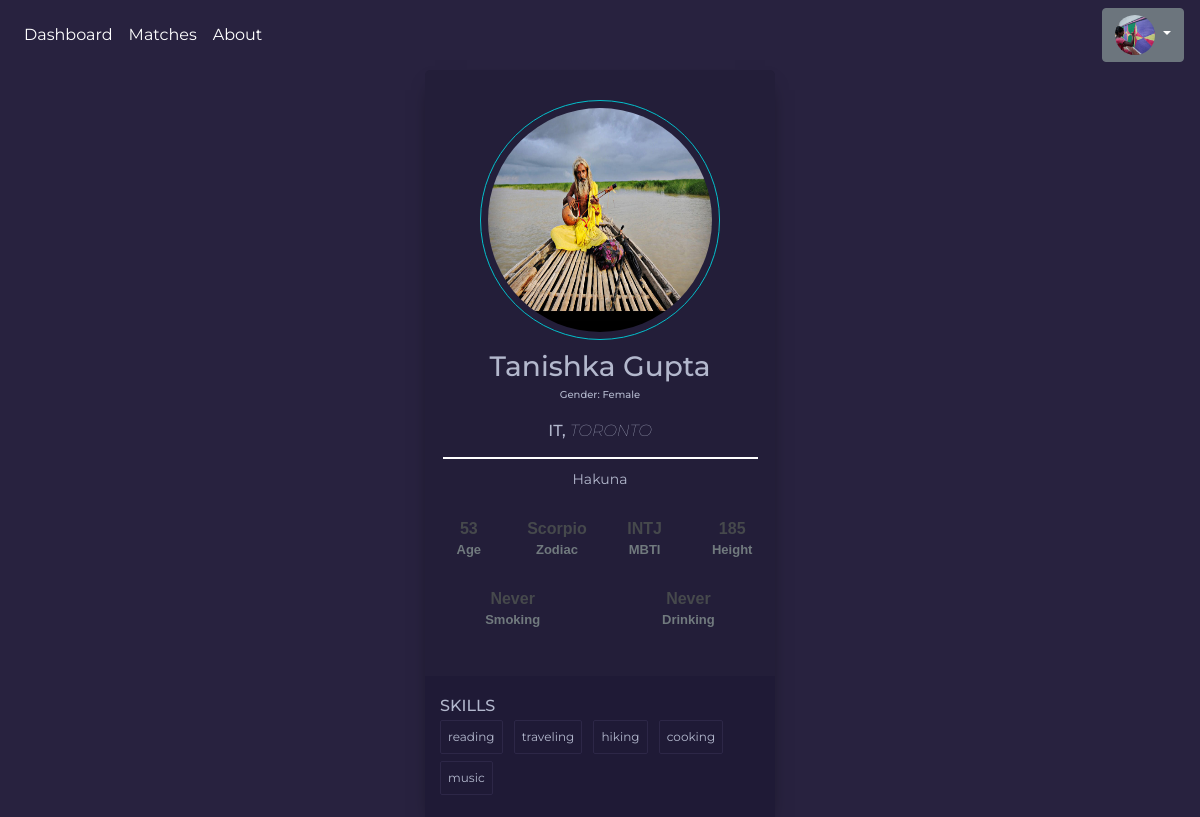
Page /profile/101 on the committed database.
### tables this page shows
CREATE TABLE users (
                user_id INTEGER PRIMARY KEY AUTOINCREMENT,
                name TEXT,
                birth_date TEXT,
                age INTEGER,
                gender TEXT,
                location TEXT,
                interests TEXT,
                smoking TEXT,
                drinking TEXT,
                zodiac_sign TEXT,
                mbti TEXT,
                profession TEXT,
                height INTEGER,
                bio TEXT,
                profile_pic TEXT
            );

### app.py (the view, shortened to what this page needs)
@app.route('/profile/<int:user_id>', methods=['GET', 'POST'])
def display_profile(user_id=1):
    if not is_user_authenticated():
        return redirect(url_for('login'))
    user = db.fetch_user(user_id)
    if not user:
        return "User not found", 404
    return render_template('personalProfile.html',
                           user=user)

### app.py (called while the page is built)
def fetch_logged_in_user_id():
    return fetch_active_user()

@app.context_processor
def inject_user_id_image():
    logged_in_user = db.fetch_user(fetch_logged_in_user_id())
    user_profile_pic_url = f"/static/profile_pics/{logged_in_user.profile_pic}" if logged_in_user.profile_pic else "https://via.placeholder.com/40"
    return dict(fetch_logged_in_user_id=fetch_logged_in_user_id, user_profile_pic_url=user_profile_pic_url)

### flaskr/active_user.py (called while the page is built)
def fetch_active_user():
    if not os.path.exists(SESSION_FILE):
        return None
    with open(SESSION_FILE, 'r') as file:
        user_id = file.read().strip()
        print("User in file", user_id)
    return user_id if user_id else None

def is_user_authenticated():
    return fetch_active_user() is not None

### templates/personalProfile.html (shortened to what this page needs)
<!DOCTYPE html>
<html lang="en">
<head>
    <link rel="stylesheet" href="https://stackpath.bootstrapcdn.com/bootstrap/4.5.2/css/bootstrap.min.css">
    <link rel="stylesheet" href="/static/main.css">
</head>
<body>
{% include 'base.html' %}
<div class="card-container">
	<img class="round" src="/static/profile_pics/{{user.profile_pic}}" alt="user" />
	<h3>{{ user.name }}<p style="font-size: x-small">Gender: {{ user.gender.value }}</p></h3>
    <h6>{{ user.profession }}, <span style="font-style: italic; font-weight: lighter">{{ user.location }}</span></h6>
    <p style="
    margin-left: 5%;
    margin-right: 5%;
    margin-top: 5%;
    border-top: 2px solid white;
    padding-top: 10px">
        {{ user.bio }}
    </p>
    <ul class="data-user">
        <li><a><strong style="font-size: medium">{{ user.age }}</strong>
            <span style="font-size: small">Age</span></a></li>
        <li><a><strong style="font-size: medium">{{ user.zodiac_sign.value }}</strong>
            <span style="font-size: small">Zodiac</span></a></li>
        <li><a><strong style="font-size: medium">{{ user.mbti.value }}</strong>
            <span style="font-size: small">MBTI</span></a></li>
        <li><a><strong style="font-size: medium">{{ user.height }}</strong>
            <span style="font-size: small">Height</span></a></li>
       </ul>
        <ul class="data-user">
            <li><a><strong style="font-size: medium">{{ user.smoking.value }}</strong>
            <span style="font-size: small">Smoking</span></a></li>
        <li><a><strong style="font-size: medium">{{ user.drinking.value }}</strong>
            <span style="font-size: small">Drinking</span></a></li>
        </ul>
	<div class="skills">
		<h6>Skills</h6>
		<ul>
            {% for interest in user.interests %}
            <li>{{ interest }}</li>
            {% endfor %}
        </ul>
	</div>
</div>
</body>
</html>

### static/main.css (style rules this page uses)
* { box-sizing: border-box; }
body { font-family: "Nunito", sans-serif; color: rgba(0, 0, 0, 0.7); }

### templates/personalProfile.html (style rules this page uses)
* { box-sizing: border-box; }
body { background-color: #28223F; font-family: Montserrat, sans-serif; display: flex; align-items: center; justify-content: center; flex-direction: column; min-height: 100vh; margin: 0; }
h3 { margin: 10px 0; }
h6 { margin: 5px 0; text-transform: uppercase; }
p { font-size: 14px; line-height: 21px; }
.card-container { background-color: #231E39; border-radius: 5px; box-shadow: 0px 10px 20px -10px rgba(0, 0, 0, 0.75); color: #B3B8CD; padding-top: 30px; position: relative; width: 350px; max-width: 100%; text-align: center; }
.card-container .round { border: 1px solid #03BFCB; border-radius: 50%; height: 30vh; width: 30vh; padding: 7px; }
.skills { background-color: #1F1A36; text-align: left; padding: 15px; margin-top: 30px; }
.skills ul { list-style-type: none; margin: 0; padding: 0; }
.skills ul li { border: 1px solid #2D2747; border-radius: 2px; display: inline-block; font-size: 12px; margin: 0 7px 7px 0; padding: 7px; }
.data-user { font-family: "Quicksand", sans-serif; margin-bottom: 0; cursor: pointer; padding: 0; list-style: none; display: table; width: 100.15%; }
.data-user li { margin: 0; padding: 0; width: 25%; display: table-cell; text-align: center; border-left: 0.1em solid transparent; }
.data-user li:first-child { border-left: 0; }
.data-user li:first-child a { border-bottom-left-radius: 0.3rem; }
.data-user li:last-child a { border-bottom-right-radius: 0.3rem; }
.data-user li a, .data-user li strong { display: block; }
.data-user li { padding: .93em 0; color: #46494c; }
.data-user li a strong, .data-user li a span { font-weight: 600; line-height: 1; }
.data-user li a strong { font-size: 2em; }
.data-user li a span { color: #717a7e; }

### rows in the picture
users: profile_pic (picture), name "Tanishka Gupta", gender.value "Female", profession "IT", location "TORONTO", bio "Hakuna", age "53", zodiac_sign.value "Scorpio", mbti.value "INTJ", height "185", smoking.value "Never", drinking.value "Never"

### other values in the picture
{{ interest }} "reading" "traveling" "hiking" "cooking" "music"
